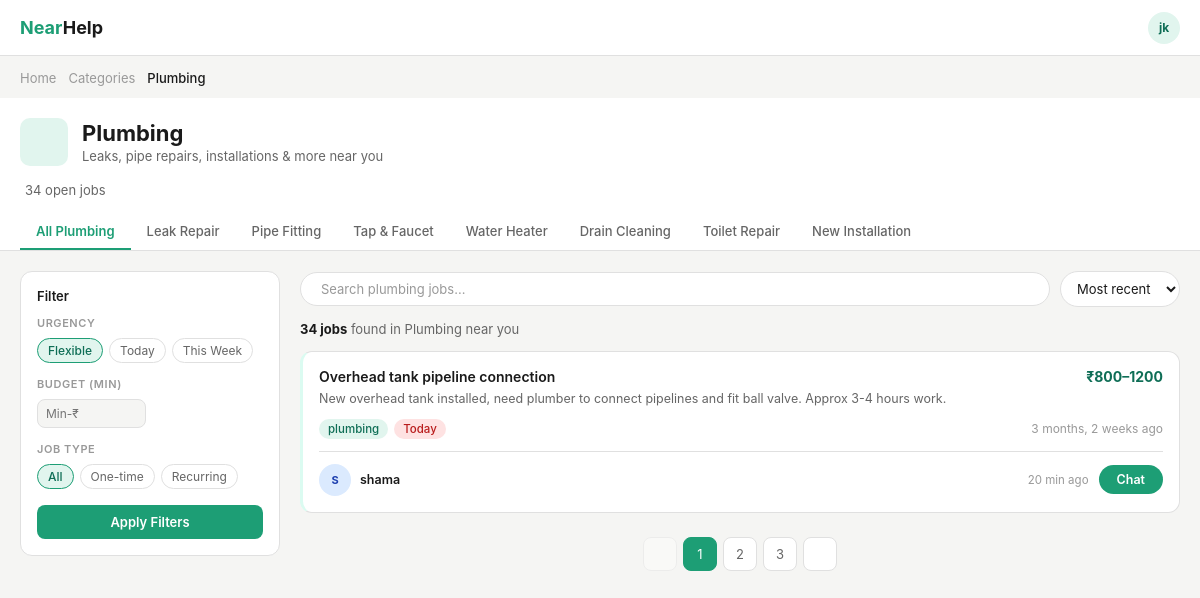
The app's page /Plumbing_page, older data.
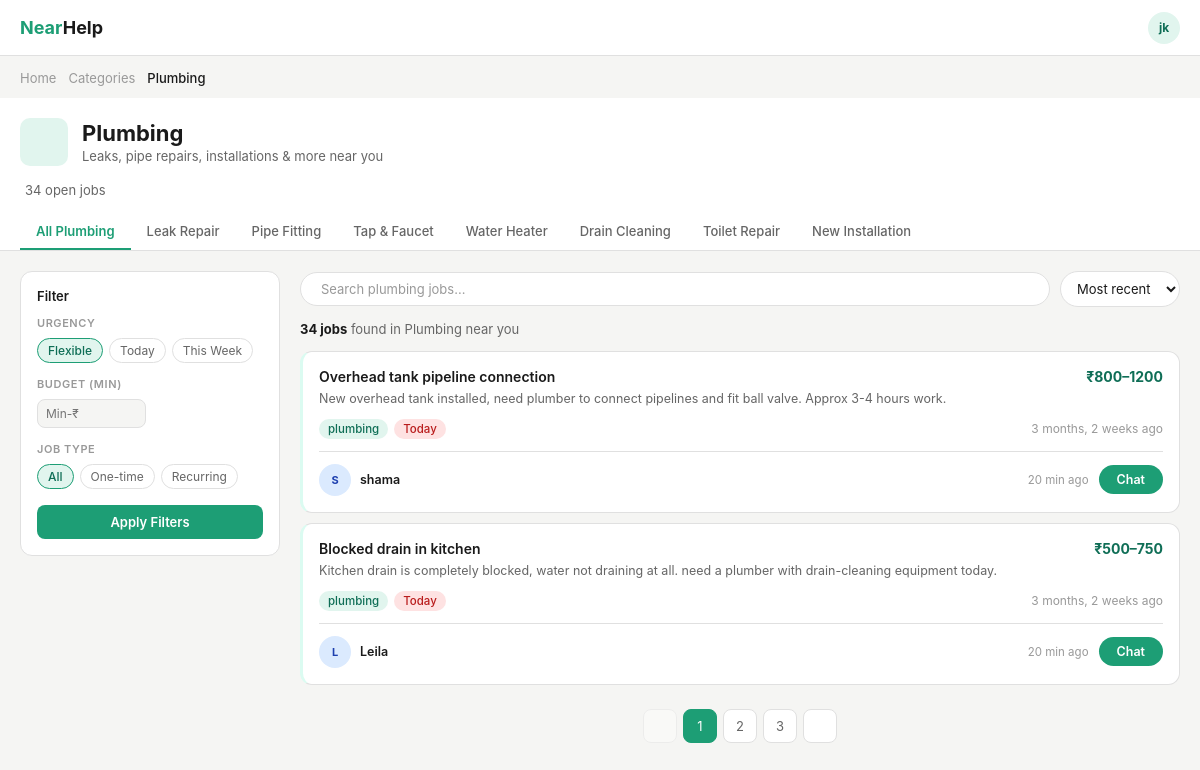
The same page, newer data.
### projectnearhelpapp/models.py (models this page shows, shortened)
class Job_postings(models.Model):
        Client = models.ForeignKey(settings.AUTH_USER_MODEL, on_delete=models.CASCADE)
        Title = models.CharField(max_length=80)
        Category = models.CharField()
        Description = models.TextField(max_length=500)
        Photos = models.ImageField(upload_to="job_photos/" , blank=True, null=True)
        Budget_min = models.IntegerField(blank=True, null=True)
        Budget_max = models.IntegerField(blank=True, null=True)
        Duration = models.CharField()
        Urgency = models.CharField()
        Area = models.CharField(max_length=100)
        Town = models.CharField(max_length=100)
        Pin = models.IntegerField(max_length=6)
        Date_posted = models.DateTimeField(auto_now_add=True)
        Status = models.CharField(max_length=20, default='open')
        @property
        def client_fullname(self):
                if hasattr(self.Client, 'client_details'):
                        return self.Client.client_details.Fullname
                return None

class Client_details(models.Model):
        user = models.OneToOneField(settings.AUTH_USER_MODEL, on_delete=models.CASCADE , related_name='client_details' , null=True, blank=True)
        Fullname = models.CharField(max_length=50)
        Phone_number = models.CharField()
        Email = models.CharField()
        Area = models.CharField()
        Town = models.CharField()
        Pin = models.IntegerField()
        Password = models.CharField(max_length=128)
        Preferred_language = models.CharField(max_length=50 , null=True, blank=True)
        Preferred_contact_method = models.CharField(max_length=50 , null=True, blank=True)
        Photo = models.ImageField(upload_to="photos/client_photos/" , blank=True, null=True)

### projectnearhelpapp/views.py (the view)
# urls.py: path('Plumbing_page',views.Plumbing_page,name='Plumbing_page'),
def Plumbing_page(request):
    plumbing_jobs = Job_postings.objects.filter(Category='plumbing')
    return render(request,'category/plumbing_cat_page_2.html', {'plumbing_jobs': plumbing_jobs})

### projectnearhelpapp/templates/category/plumbing_cat_page_2.html (shortened to what the changed rows need)
<!DOCTYPE html>
<html lang="en">
  <head>
    {% load static %}
    <link rel="stylesheet"
      href="https://cdn.jsdelivr.net/npm/@tabler/icons-webfont@latest/tabler-icons.min.css" />
    <link rel="stylesheet" href="{% static 'css/category_pages.css' %}" />
  </head>
  <body>
    <div class="cat-header">
      <div class="cat-header-inner">
        <div class="cat-title-row">
          <div>
            <h1>Plumbing</h1>
          </div>
        </div>
      </div>
    </div>
    <div class="main">
      <div class="right-col">
        <div class="jobs-grid">
          {% for job in plumbing_jobs %}
          <div class="job-card urgent">
            <div class="job-top">
              <div>
                <h3>{{ job.Title }}</h3>
                <p>{{ job.Description }}</p>
              </div>
              <h4>₹{{ job.Budget_min }}–{{ job.Budget_max }}</h4>
            </div>
            <div class="job-tags">
              <span class="tag green-tag">{{ job.Category }}</span>
              {% if job.Urgency == 'today' %}
              <span class="tag red-tag">Today</span>
              {% elif job.Urgency == 'week' %}
              <span class="tag red-tag">This Week</span>
              {% else %}
              <span class="tag red-tag">Flexible</span>
              {% endif %}
              <div class="distance">
               {{ job.Date_posted|timesince }} ago</div>
            </div>
            <div class="job-bottom">
              <div class="user-box">
                <div class="avatar blue-avatar">
                  {% if client.Photo %}
                  <img class="avatar-img"
                    src="{{ job.client_photo.url }}"
                    alt="Profile photo" />
                  {% else %}
                  <div class="avatar-placeholder">
                    {{ job.client_fullname|first|upper }}
                  </div>
                  {% endif %}
                </div>
                <div>
                  <h5>{{ job.client_fullname }}</h5>
                </div>
              </div>
              <div class="job-action">
                <small>20 min ago</small>
                <button>Chat</button>
              </div>
            </div>
          </div>
          {% endfor %}
        </div>
      </div>
    </div>
  </body>
</html>

Row changes from the older to the newer data that the page shows:
added Job_postings: Title "Blocked drain in kitchen", Description "Kitchen drain is completely blocked, water not draining at all. need a plumber with drain-cleaning equipment today.", Budget_min "500", Budget_max "750", Category "plumbing", Urgency "Today", Date_posted "3 months, 2 weeks", client_fullname|first "L", client_fullname "Leila"
